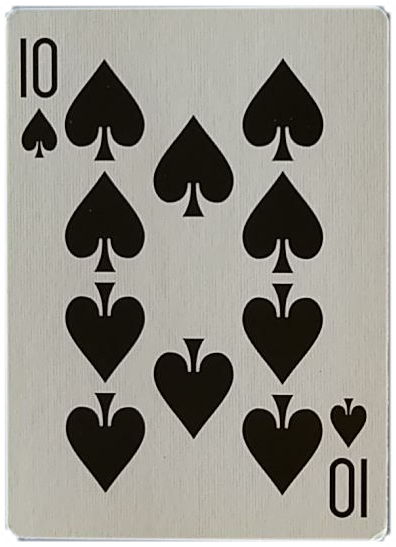
#> input picture dataset/mazzo_bicycle/10.png, 396 x 547 px, found by its file name; its folder holds only this picture in this run
$ python image_resizer.py   (older library calls are emulated)
#> lines starting #> are read from the running program, lines starting #| are printed output that depends on the picture
# open an image and insert another image into

from PIL import Image
import glob
import os
import numpy as np
import cv2

img_source_folder = 'c:/nn/dataset/mazzo_bicycle'
img_out_folder = 'c:/nn/dataset/dest'
num_immagini_da_generare = 200 # genera x immagini per ogni immagine presente in source
write_boxed_images = False # write image con box per test
xml_database_info = 'BurracoPoints'


file_list = os.listdir(img_source_folder)

images_list = []

for j, item in enumerate(file_list):

  # filtra solo le immagini png
  if item.lower().endswith(('.png')):
    img_path = img_source_folder + '/' + item
    images_list.append(img_path)

n_pic = 0
s_w = 0
s_h = 0

for j, img_path in enumerate(images_list):

    print('img_path:', img_path)
    img = Image.open(img_path, 'r')
#> img is the input picture: PIL image 396x547 RGBA; mean R, G, B, A 136.9, 135.5, 128.4, 239.2
    img_w, img_h = img.size
#> img_w = 396; img_h = 547
    s_h = s_h + img_h
#> s_h = 547
    s_w = s_w + img_w
#> s_w = 396
    print(img.size)
#| (396, 547)
    n_pic = n_pic + 1


m_size = ((s_w) // n_pic, (s_h) // n_pic)
#> m_size = (396, 547)

print(m_size)
#| (396, 547)


for j, img_path in enumerate(images_list):
    print('img_path:', img_path)
    fname, fextension = os.path.splitext(img_path)
    fpath, fname2 = os.path.split(fname)
    print(fpath, fname, fname2, fextension)
    out_file = fname + '.jpg'
    print(out_file)
    img = Image.open(img_path, 'r')
    imgr = img.resize((400,550), Image.ANTIALIAS)
    imgr = imgr.convert("RGB")
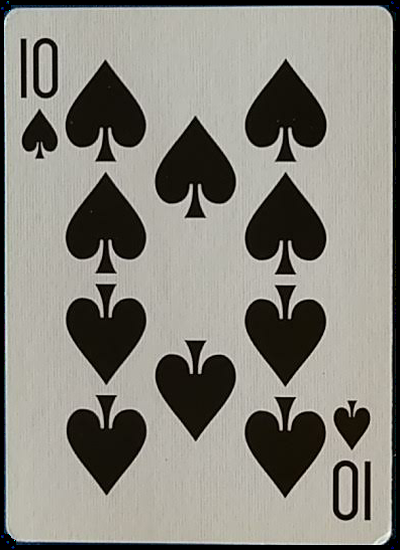
#> imgr: PIL image 400x550 RGB; mean R, G, B 136.3, 134, 126.1
    imgr.save(out_file)

# Resize and save


'''
img = Image.open('C:/nn/dataset/tmp/10Q.jpg', 'r')
img_w, img_h = img.size
print(img.size)
basewidth = 200
hsize = 300
img = img.resize((basewidth,hsize), Image.ANTIALIAS)
img_w, img_h = img.size
print(img.size)

background = Image.open('C:/nn/sample_imgs/panno-verde-900x900.jpg', 'r')
bg_w, bg_h = background.size
print(background.size)
offset = ((bg_w - img_w) // 2, (bg_h - img_h) // 2)
print(offset)

background.paste(img, offset)
background.save('C:/nn/sample_imgs/out.jpg')
'''
